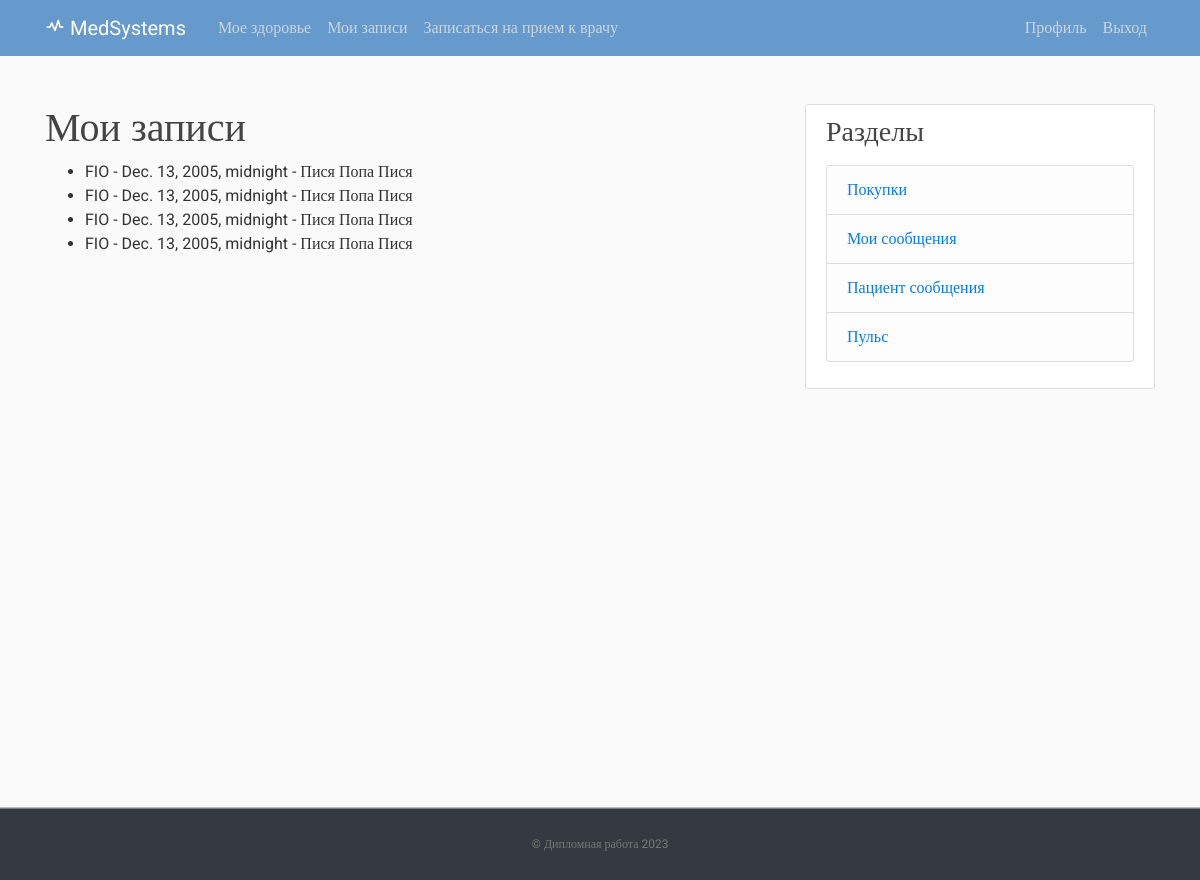
Page /my_appointments/ (signed in) on the committed database.
### users/models.py (models this page shows, shortened)
class Appointment(models.Model):
    patient = models.ForeignKey(User, on_delete=models.CASCADE)
    doctor = models.ForeignKey(User, on_delete=models.CASCADE, related_name='appointments')
    date = models.DateTimeField()
    description = models.TextField()

class Profile(models.Model):
    user = models.OneToOneField(User, on_delete=models.CASCADE)
    image = models.ImageField(default='default.jpg', upload_to='profile_pics')
    full_name = models.CharField(max_length=255, default='FIO')
    polis = models.CharField(max_length=20, blank=True, null=True)
    phone_number = models.CharField(max_length=20, blank=True, null=True)
    heart_rate = models.IntegerField(null=True)
    diet = models.ForeignKey('Diet', on_delete=models.SET_NULL, blank=True, null=True)
    date_of_birth = models.DateField(blank=True, null=True)
    address = models.CharField(max_length=255, blank=True, null=True)
    medical_history = models.TextField(blank=True, null=True)
    email_key = models.CharField(max_length=255, default='Nz2cNLSLUb3UhKf6eQvb')
    email_sender = models.CharField(max_length=255, default='ivankov2001@gmail.com')

### users/views.py (the view)
# urls.py: path('my_appointments/', user_views.view_appointments, name='view_appointments'),
@login_required
def view_appointments(request):
    appointments = Appointment.objects.filter(patient=request.user)
    return render(request, 'users/appointments/view.html', {'appointments': appointments})

### blog/templatetags/group_permissions.py (called while the page is built)
@register.filter(name='has_group')
def has_group(user, group_name):
    group = Group.objects.get(name=group_name)
    return group in user.groups.all()

### users/templates/users/appointments/view.html
{% extends "blog/base.html" %}
{% block content %}
  <h1>Мои записи</h1>
  {% if appointments %}
    <ul>
      {% for appointment in appointments %}
        <li>{{ appointment.patient.profile.full_name }} - {{ appointment.date }} - {{ appointment.description }}</li>
      {% endfor %}
    </ul>
  {% else %}
    <p>У вас нет записей.</p>
  {% endif %}
{% endblock %}

### blog/static/blog/main.css (style rules this page uses)
﻿body, html { width:100%; height:100% }
body { margin:0; padding:0; background: #fafafa; color: #333333; margin-top: 5rem; font-family:Roboto; }
h1, h2, h3, h4, h5, h6 { color: #444444; }
ul { margin: 0; }

### rows in the picture
Appointment: patient.profile.full_name "FIO", date "Dec. 13, 2005, midnight", description "Пися Попа Пися"
Appointment: patient.profile.full_name "FIO", date "Dec. 13, 2005, midnight", description "Пися Попа Пися"
Appointment: patient.profile.full_name "FIO", date "Dec. 13, 2005, midnight", description "Пися Попа Пися"
Appointment: patient.profile.full_name "FIO", date "Dec. 13, 2005, midnight", description "Пися Попа Пися"
